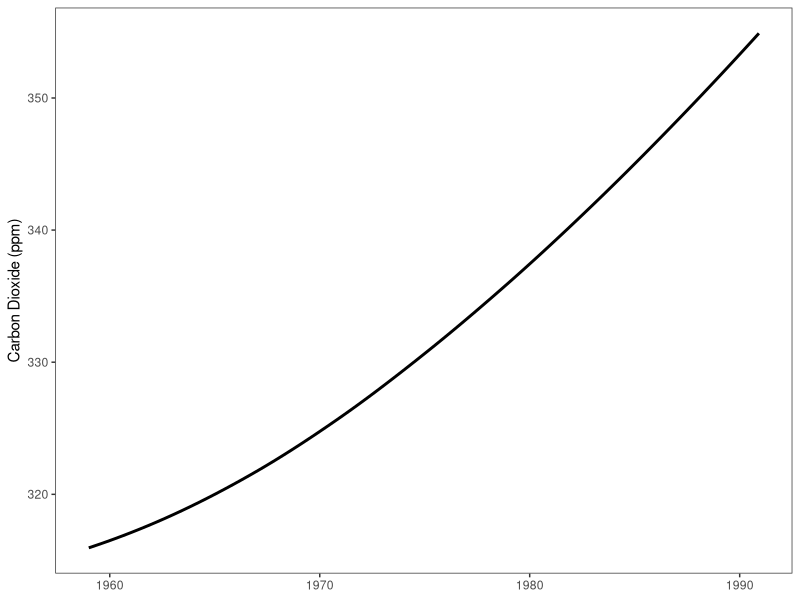
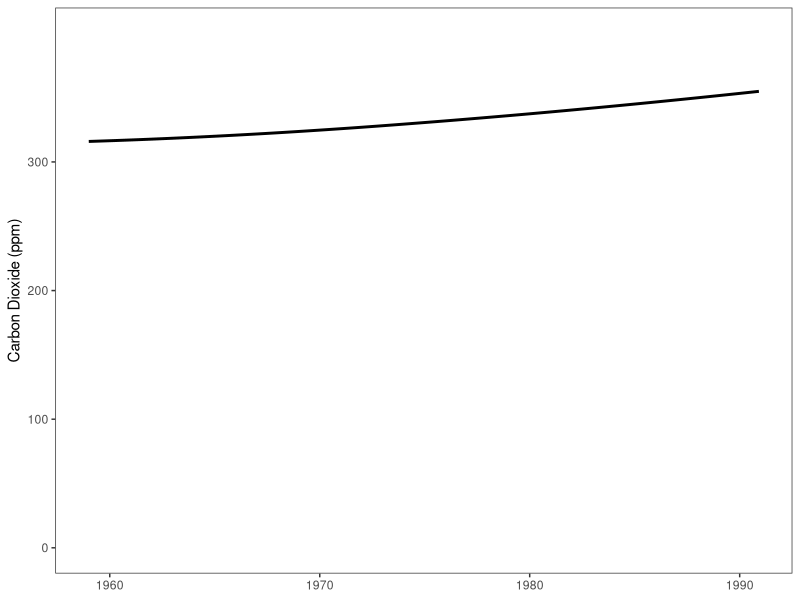

R code for these plots, in order: (Note: this script raises an error after producing the figures.)
library(ggplot2)
library(gridExtra) #arrangeGrob

this_base <- "fig07-03_carbon-dioxide-data"

my_data <- data.frame(
  co2 = as.numeric(co2),
  #time = time(co2),
  date = seq(as.Date("1959-01-01"),  by = "month", length.out = 12*39))

my_data <- subset(my_data, date < as.Date("1991-01-01"))

p1 <- ggplot(my_data, aes(x = date, y = co2)) +
  stat_smooth(method = "loess", se = FALSE, colour = "black") +
  labs(x = NULL, y = "Carbon Dioxide (ppm)") +
  theme_bw() +
  theme(panel.grid.major = element_blank(),
        panel.grid.minor = element_blank())
p1

p2 <- p1 + scale_y_continuous(breaks = seq(0, 300, 100), limits = c(0, 400))
p2

p3 <- p3 <- arrangeGrob(p1, p2, nrow = 2,
                        main = textGrob("Fig 7.3 Carbon Dioxide Data", 
                                        just = "top", vjust = 0.75, 
                                        gp = gpar(fontsize = 17, 
                                                  lineheight = 1, 
                                                  fontface = "bold")))

p3

ggsave(paste0(this_base, ".png"), 
       p3, width = 5, height = 6)

